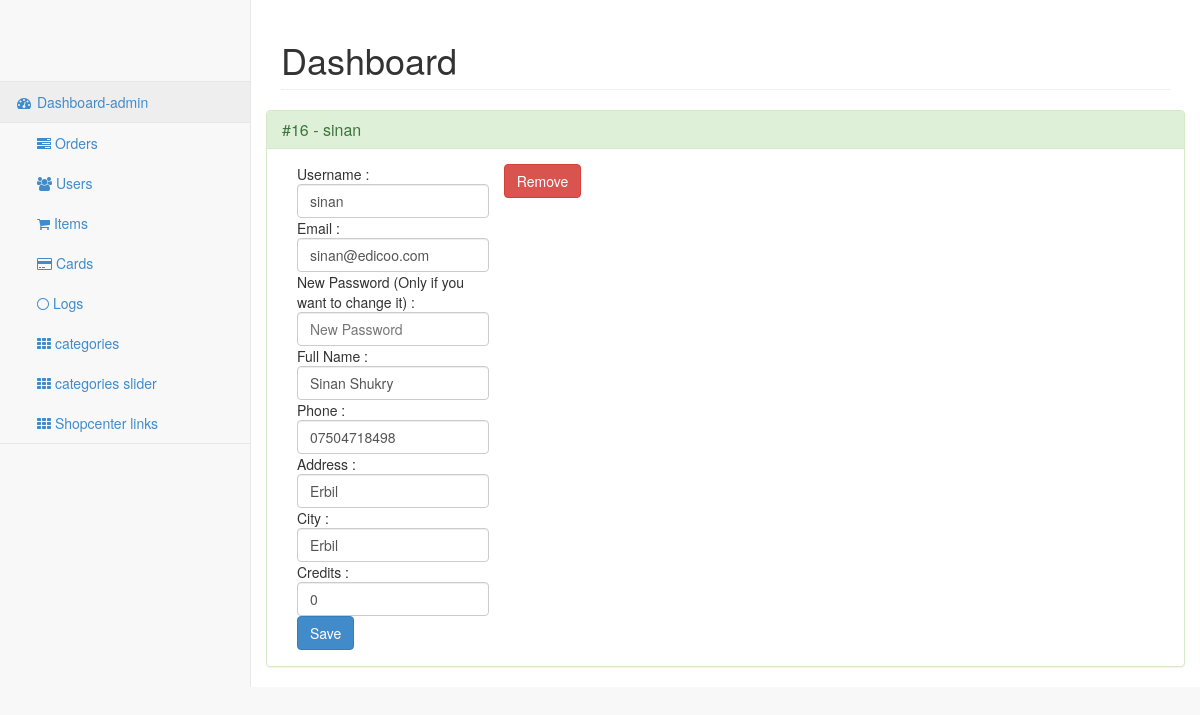
Screenshot of /control/users.php?cmd=edit_user&id=16 (signed in) with the database file from the repository.
### tables this page shows
CREATE TABLE IF NOT EXISTS `users` (
  `id` bigint(250) NOT NULL AUTO_INCREMENT,
  `username` varchar(250) NOT NULL,
  `email` varchar(250) NOT NULL,
  `password` varchar(250) NOT NULL,
  `full_name` varchar(250) NOT NULL,
  `phone` varchar(250) NOT NULL,
  `address` longtext NOT NULL,
  `city` varchar(250) NOT NULL,
  `credits` varchar(250) NOT NULL,
  PRIMARY KEY (`id`,`username`)
);

### control/includes/classes/user_class.php (the view, shortened to what this page needs)
<?php
class user{
	function EditUserProfile($id){
		$GetOrdersQuery = "SELECT * FROM `users` WHERE `id` = $id ;" ;
		$DoGetOrdersQuery = mysql_query($GetOrdersQuery) ;
		while ($fetch_info= mysql_fetch_array($DoGetOrdersQuery)) {
					$id = $fetch_info['id'] ;
					$username = $fetch_info['username'] ;
					$email =  $fetch_info['email'] ;
					$full_name =  $fetch_info['full_name'] ;
					$phone =  $fetch_info['phone'] ;
					$address =  $fetch_info['address'] ;
					$city =  $fetch_info['city'] ;
					$credits =  $fetch_info['credits'] ;
					$return = '<div class="panel panel-success"><div class="panel-heading"><h3 class="panel-title">#' . $id . ' - ' . $username . '</h3></div><div class="panel-body">' ;
					$return = $return . '<form action="process.php" name="EditUser" id="EditUser" method="post"><input type="hidden" name="cmd" id="cmd" value="EditUser" /><input type="hidden" name="id" id="id" value="' . $id . '" />' ;
					$return = $return . '<div class="col-md-3">' ;
					$return = $return . 'Username : <input id="username" name="username" placeholder="Username" class="form-control input-md" type="text" value="' . $username . '"/>' ;
					$return = $return . 'Email : <input id="email" name="email" placeholder="E-Mail" class="form-control input-md" type="text" value="' . $email . '"/>' ;
					$return = $return . 'New Password (Only if you want to change it) : <input id="password" name="password" placeholder="New Password" class="form-control input-md" type="text" value=""/>' ;
					$return = $return . 'Full Name : <input id="full_name" name="full_name" placeholder="Full Name" class="form-control input-md" type="text" value="' . $full_name . '"/>' ;
					$return = $return . 'Phone : <input id="phone" name="phone" placeholder="Phone" class="form-control input-md" type="text" value="' . $phone . '"/>' ;
					$return = $return . 'Address : <input id="address" name="address" placeholder="Address" class="form-control input-md" type="text" value="' . $address . '"/>' ;
					$return = $return . 'City : <input id="city" name="city" placeholder="City" class="form-control input-md" type="text" value="' . $city . '"/>' ;
					$return = $return . 'Credits : <input id="credits" name="credits" placeholder="Credits" class="form-control input-md" type="text" value="' . $credits . '"/>' ;
					$return = $return . '<button type="submit" id="edituserbtn" name="edituserbtn" class="btn btn-primary">Save</button></form></div><div id="EditUserResponse" class="col-md-12"></div><a href="./process.php?cmd=Remove&remove_type=user&id=' . $id . '"> <button id="remove" name="remove" class="btn btn-danger">Remove</button></a></div></div>' ;
					return $return ;
		}
	}
}
?>

### rows the page displays
users: id "16", username "sinan", email "sinan@edicoo.com", full_name "Sinan Shukry", phone "07504718498", address "Erbil", city "Erbil", credits "0"
